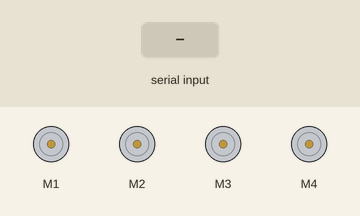
Simulated run of this sketch. Board: Arduino Uno, built with avr-gcc and run on an emulated ATmega328P. On the bench: 4 × DC motor (green arrow = forward, orange = backward, longer = faster). The test bench sets the inputs (shaded band).

Above: at 1.2 s.
1.3 s: "F" received over Serial
At 1.6 s:
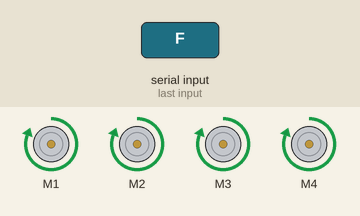
2.8 s: "B" received over Serial
At 4.0 s:
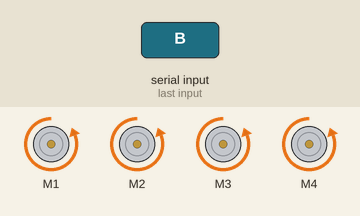
4.3 s: "L" received over Serial
At 5.1 s:
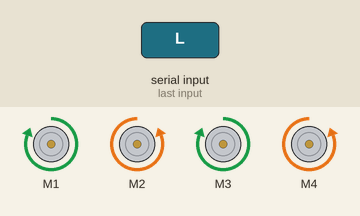
5.8 s: "R" received over Serial
At 6.3 s:
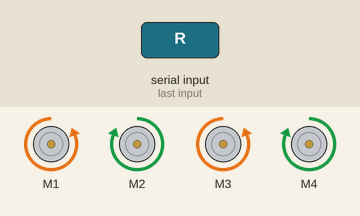
7.3 s: "1" received over Serial
At 8.6 s:
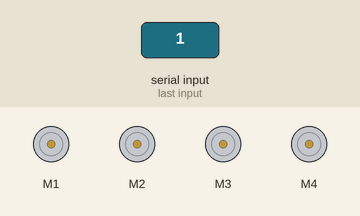
Timing chart, 0 to 9.8 s (numbered marks = the images above; inputs shaded):
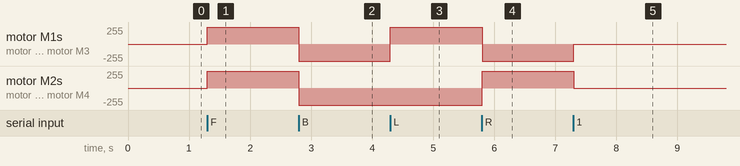

Measured:
- after the input at 1.3 s, motor M1–4: stopped → forward 255/255 at once
- after the input at 2.8 s, motor M1–4: forward 255/255 → backward 255/255 at once
- after the input at 4.3 s, motor M1, motor M3: backward 255/255 → forward 255/255 at once
- after the input at 5.8 s, motor M1, motor M3: forward 255/255 → backward 255/255 at once; motor M2, motor M4: backward 255/255 → forward 255/255 at once
- after the input at 7.3 s, motor M1, motor M3: backward 255/255 → stopped at once; motor M2, motor M4: forward 255/255 → stopped at once

The sketch:

motores_arduino_copy_20241105085401.ino
```cpp
#include <AFMotor.h>

AF_DCMotor motor1(1);
AF_DCMotor motor2(2);
AF_DCMotor motor3(3);
AF_DCMotor motor4(4);

char command;

void setup()
{
 Serial.begin(9600);  //Set the baudrate for Bluetooth module.
}

void loop(){
 if(Serial.available() > 0){
   command = Serial.read();
   Stop(); //initialize with motors stoped

   //Serial.println(command);
   switch(command){
   case 'F':
     forward();
     break;
   case 'B':
      back();
     break;
   case 'L':
     left();
     break;
   case 'R':
     right();
     break;
   }
 }
}

void forward()
{
 motor1.setSpeed(255); //Define maximum velocity
 motor1.run(FORWARD); //rotate the motor clockwise
 motor2.setSpeed(255); //Define maximum velocity
 motor2.run(FORWARD); //rotate the motor clockwise

 motor3.setSpeed(255); //Define maximum velocity
 motor3.run(FORWARD); //rotate the motor clockwise
 motor4.setSpeed(255); //Define maximum velocity
 motor4.run(FORWARD); //rotate the motor clockwise
}

void back()
{
 motor1.setSpeed(255);
 motor1.run(BACKWARD); //rotate the motor counterclockwise
 motor2.setSpeed(255);
 motor2.run(BACKWARD); //rotate the motor counterclockwise

 motor3.setSpeed(255);
 motor3.run(BACKWARD); //rotate the motor counterclockwise
 motor4.setSpeed(255);
 motor4.run(BACKWARD); //rotate the motor counterclockwise
}

void left()
{
 motor1.setSpeed(255); //Define maximum velocity
 motor1.run(FORWARD); //rotate the motor clockwise
 motor2.setSpeed(255); //Define maximum velocity
 motor2.run(BACKWARD); //rotate the motor counterclockwise

 motor3.setSpeed(255); //Define maximum velocity
 motor3.run(FORWARD); //rotate the motor clockwise
 motor4.setSpeed(255); //Define maximum velocity
 motor4.run(BACKWARD); //rotate the motor counterclockwise
}

void right()
{
 motor1.setSpeed(255); //Define maximum velocity
 motor1.run(BACKWARD); //rotate the motor counterclockwise
 motor2.setSpeed(255); //Define maximum velocity
 motor2.run(FORWARD); //rotate the motor clockwise

 motor3.setSpeed(255); //Define maximum velocity
 motor3.run(BACKWARD); //turn motor1 off
 motor4.setSpeed(255); //Define maximum velocity
 motor4.run(FORWARD); //rotate the motor clockwise
}

void Stop()
{
 motor1.setSpeed(0);
 motor2.run(RELEASE); //turn motor1 off
 motor2.setSpeed(0);
 motor2.run(RELEASE); //turn motor2 off

 motor3.setSpeed(0);
 motor3.run(RELEASE); //turn motor3 off
 motor4.setSpeed(0);
 motor4.run(RELEASE); //turn motor4 off
}
```
